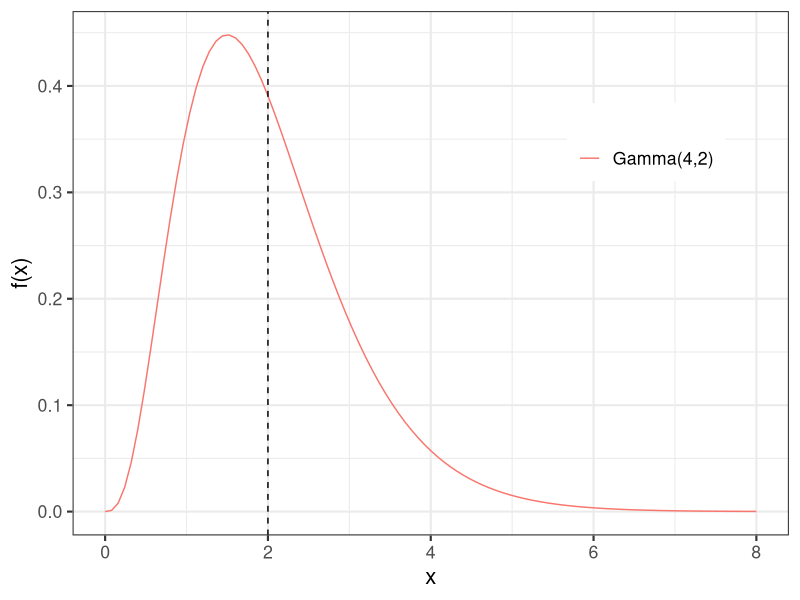
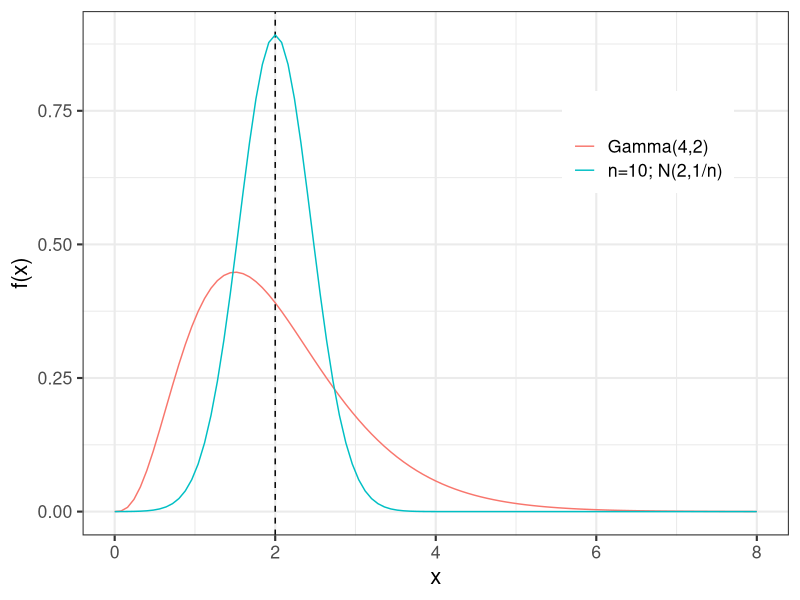
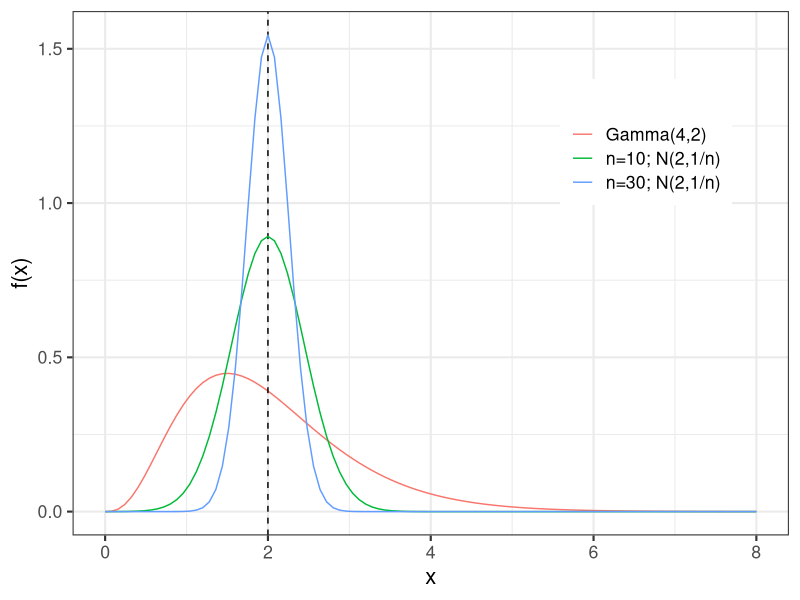
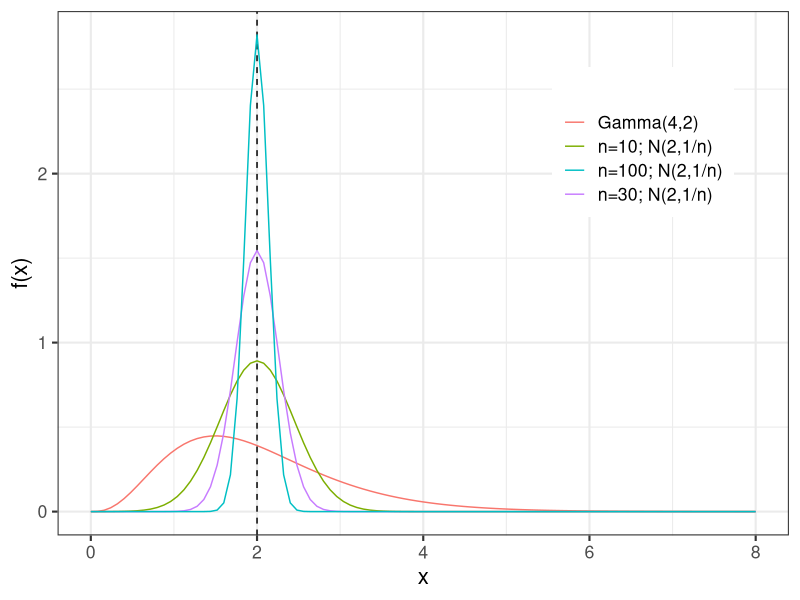
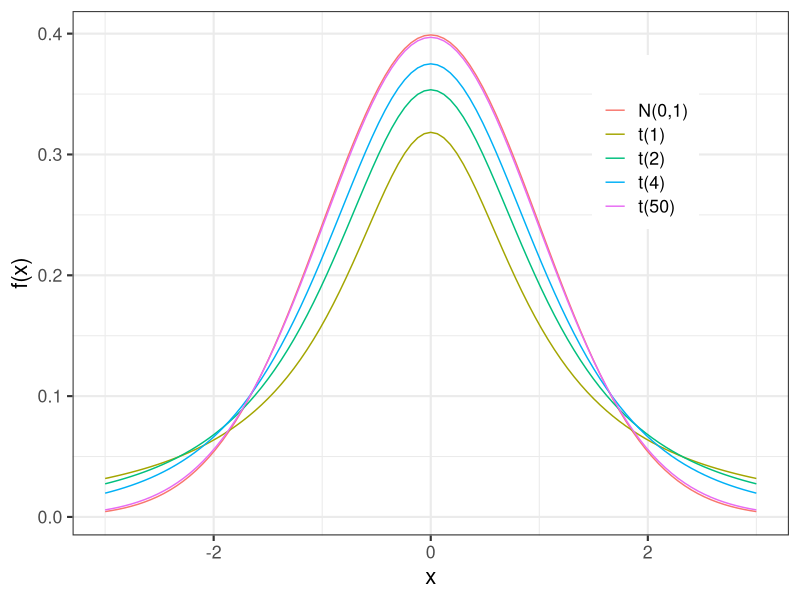
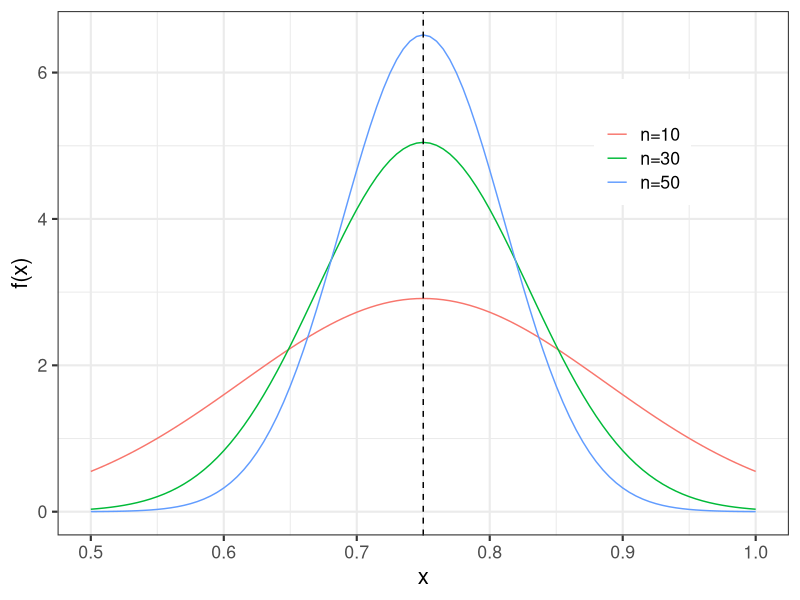
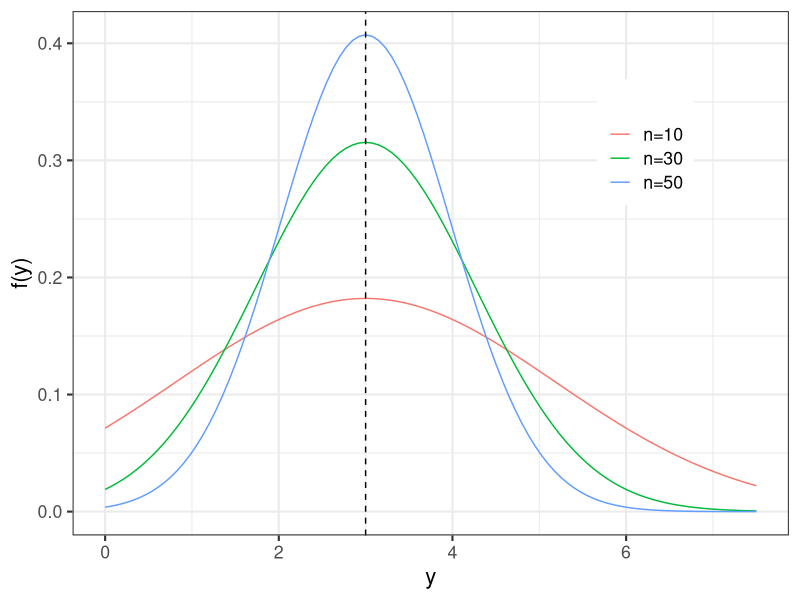
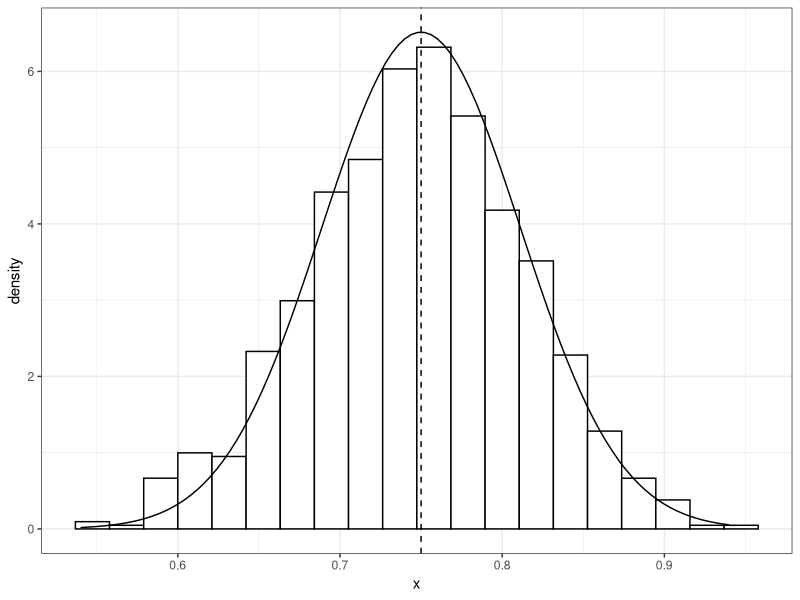

R code for these plots, in order:
## ---- chunk 1
library(ggplot2)

# param = cbind(c(0.5, 1:4), c(0.5, rep(2,3),1))
# labels <- parse(text = sprintf("alpha == %f ~ beta == %f", param[,1], param[,2]))

p <- ggplot() +
  geom_function(fun = dgamma, args = list(shape = 4, rate =2), mapping = aes(colour = "Gamma(4,2)" ) ) +
  geom_vline(xintercept = 2, linetype=2) + 
  # geom_function(fun = dgamma, args = list(shape = param[2,1], scale = param[2,2]), 
  #               mapping = aes(colour = "2", linetype ="2" ) ) +
  # geom_function(fun = dgamma, args = list(shape = param[3,1], scale = param[3,2]), 
  #               mapping = aes(colour = "3", linetype ="3" ) ) +
  # geom_function(fun = dgamma, args = list(shape = param[4,1], scale = param[4,2]), 
  #               mapping = aes(colour = "4", linetype ="4" ) ) +
  # geom_function(fun = dgamma, args = list(shape = param[5,1], scale = param[5,2]), 
  #               mapping = aes(colour = "5", linetype ="5" ) ) +
  # scale_color_manual(values = 1:5, breaks =  1:5, labels = labels) +
  # scale_linetype_manual(values = 1:5, breaks =  1:5, labels = labels) +
  xlim(0,8) +
  labs(
    x = "x",
    y = "f(x)",
    colour = "",
  ) + 
  theme_bw(base_size = 16) + 
    theme(legend.position = c(.8,.75))

p
## ---- chunk 2
p +
  # xlim(0,4) +
  geom_function(fun = dnorm, args = list(mean = 2, sd =sqrt(2/10)), mapping = aes(colour = "n=10; N(2,1/n)" ) )  
## ---- chunk 3
p +
  # xlim(0,4) +
  geom_function(fun = dnorm, args = list(mean = 2, sd =sqrt(2/10)), mapping = aes(colour = "n=10; N(2,1/n)" ) ) +
  geom_function(fun = dnorm, args = list(mean = 2, sd =sqrt(2/30)), mapping = aes(colour = "n=30; N(2,1/n)" ) )  
## ---- chunk 4
p +
  # xlim(0,4) +
  geom_function(fun = dnorm, args = list(mean = 2, sd =sqrt(2/10)), mapping = aes(colour = "n=10; N(2,1/n)" ) ) +
  geom_function(fun = dnorm, args = list(mean = 2, sd =sqrt(2/30)), mapping = aes(colour = "n=30; N(2,1/n)" ) ) +
  geom_function(fun = dnorm, args = list(mean = 2, sd =sqrt(2/100)), mapping = aes(colour = "n=100; N(2,1/n)" ) ) 
## ---- chunk 5
ggplot() +
  geom_function(fun = dnorm, mapping = aes(colour = "N(0,1)" ) ) +
  geom_function(fun = dt, args = list(df = 1), mapping = aes(colour = "t(1)" ) ) +
  geom_function(fun = dt, args = list(df = 2), mapping = aes(colour = "t(2)" ) ) +
  geom_function(fun = dt, args = list(df = 4), mapping = aes(colour = "t(4)" ) ) +
  geom_function(fun = dt, args = list(df = 50), mapping = aes(colour = "t(50)" ) ) +
  # scale_color_manual(values = 1:5, breaks =  1:5, labels = labels) +
  xlim(-3,3) +
  labs(
    x = "x",
    y = "f(x)",
    colour = "",
  ) + 
  theme_bw(base_size = 16) + 
    theme(legend.position = c(.8,.75))
## ---- chunk 6
n = c(10, 30, 50)
px <- ggplot() +
  geom_function(fun = dnorm, args = list(mean = 0.75, sd = sqrt(0.25 * (1-0.25) / n[1]) ), mapping = aes(colour = "n=10" ) ) +
  geom_function(fun = dnorm, args = list(mean = 0.75, sd = sqrt(0.25 * (1-0.25) / n[2]) ), mapping = aes(colour = "n=30" ) ) +
  geom_function(fun = dnorm, args = list(mean = 0.75, sd = sqrt(0.25 * (1-0.25) / n[3]) ), mapping = aes(colour = "n=50" ) ) +
  geom_vline(xintercept = 0.75, linetype=2) + 
  # geom_function(fun = dgamma, args = list(shape = param[2,1], scale = param[2,2]), 
  #               mapping = aes(colour = "2", linetype ="2" ) ) +
  # geom_function(fun = dgamma, args = list(shape = param[3,1], scale = param[3,2]), 
  #               mapping = aes(colour = "3", linetype ="3" ) ) +
  # geom_function(fun = dgamma, args = list(shape = param[4,1], scale = param[4,2]), 
  #               mapping = aes(colour = "4", linetype ="4" ) ) +
  # geom_function(fun = dgamma, args = list(shape = param[5,1], scale = param[5,2]), 
  #               mapping = aes(colour = "5", linetype ="5" ) ) +
  # scale_color_manual(values = 1:5, breaks =  1:5, labels = labels) +
  # scale_linetype_manual(values = 1:5, breaks =  1:5, labels = labels) +
  xlim(1/2, 1) +
  labs(
    x = "x",
    y = "f(x)",
    colour = "",
  ) + 
  theme_bw(base_size = 16) + 
    theme(legend.position = c(.8,.75))

px
## ---- chunk 7
py <- ggplot() +
  geom_function(fun = dnorm, args = list(mean = 0.75 / (1-0.75), sd = sqrt(0.75 * (1-0.75)  / (n[1] * (1-0.75)^4) ) ), mapping = aes(colour = "n=10" ) ) +
  geom_function(fun = dnorm, args = list(mean = 0.75 / (1-0.75), sd = sqrt(0.75 * (1-0.75)  / (n[2] * (1-0.75)^4) ) ), mapping = aes(colour = "n=30" ) ) +
  geom_function(fun = dnorm, args = list(mean = 0.75 / (1-0.75), sd = sqrt(0.75 * (1-0.75)  / (n[3] * (1-0.75)^4) ) ), mapping = aes(colour = "n=50" ) ) +
  geom_vline(xintercept = 0.75/0.25, linetype=2) + 
  # geom_function(fun = dgamma, args = list(shape = param[2,1], scale = param[2,2]), 
  #               mapping = aes(colour = "2", linetype ="2" ) ) +
  # geom_function(fun = dgamma, args = list(shape = param[3,1], scale = param[3,2]), 
  #               mapping = aes(colour = "3", linetype ="3" ) ) +
  # geom_function(fun = dgamma, args = list(shape = param[4,1], scale = param[4,2]), 
  #               mapping = aes(colour = "4", linetype ="4" ) ) +
  # geom_function(fun = dgamma, args = list(shape = param[5,1], scale = param[5,2]), 
  #               mapping = aes(colour = "5", linetype ="5" ) ) +
  # scale_color_manual(values = 1:5, breaks =  1:5, labels = labels) +
  # scale_linetype_manual(values = 1:5, breaks =  1:5, labels = labels) +
  xlim(0,7.5) +
  labs(
    x = "y",
    y = "f(y)",
    colour = "",
  ) + 
  theme_bw(base_size = 16) + 
    theme(legend.position = c(.8,.75))
 
py
## ---- chunk 8
M = 1000
x <- matrix(rbinom(50*M,size = 1,prob = .75),ncol = M)
## ---- chunk 9
library(tibble)
tibble(x = apply(x,2,FUN = function(x) mean(x))) |> 
  ggplot() + 
  geom_histogram(aes(x=x, y=..density..), bins = 20, fill="white", color=1) + 
  geom_function(fun = dnorm, args = list(mean = 0.75, sd = sqrt(0.25 * (1-0.25) / n[3]) ) ) +
  geom_vline(xintercept = 0.75, linetype=2) + 
  theme_bw()
## ---- chunk 10
ggplot() + 
  geom_histogram(data = tibble(y = apply(x,2,FUN = function(x) mean(x)/(1-mean(x)))), mapping = aes(x=y, y=..density..), bins = 20, fill="white", color=1) + 
  geom_function(fun = dnorm, args = list(mean = 0.75 / (1-0.75), sd = sqrt(0.75 * (1-0.75)  / (n[3] * (1-0.75)^4) ) ) ) +  
  geom_vline(xintercept = 0.75/0.25, linetype=2) + 
  theme_bw()

